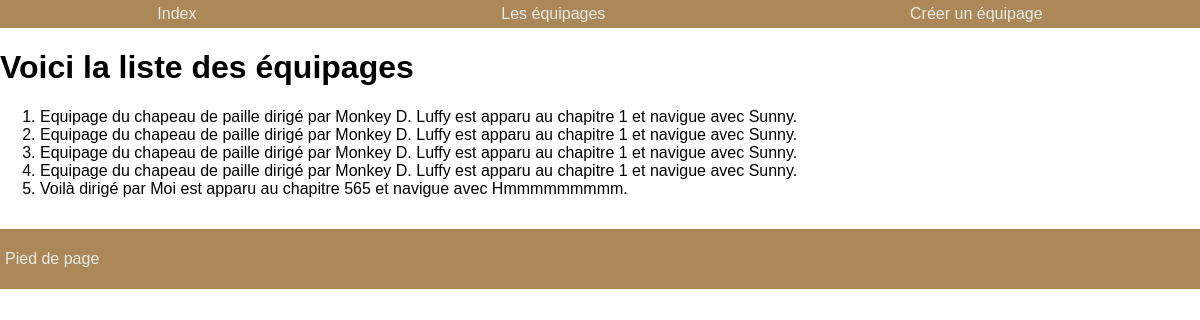
The app's page /onepiece/equipages/, older data.
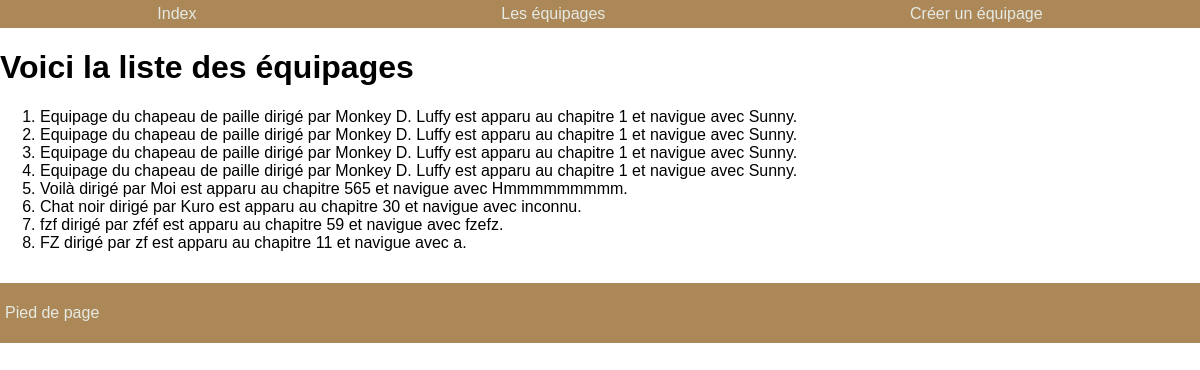
The same page, newer data.
### onepiece/models.py (models this page shows)
class Equipage(models.Model):
    nom=models.CharField(max_length=100)
    nombateau=models.CharField(max_length=100)
    capitaine=models.CharField(max_length=100)
    premiereapparition=models.IntegerField(blank=True)
    def __str__(self):
        if self.premiereapparition is not None:
            chaine = f"{self.nom} dirigé par {self.capitaine} est apparu au chapitre {self.premiereapparition} et navigue avec {self.nombateau}."
        else:
            chaine = f"{self.nom} dirigé par {self.capitaine} et navigue avec {self.nombateau}."
        return chaine

### onepiece/views.py (the view)
# urls.py: path('equipages/', views.voirequipages),
def voirequipages(request):
    liste = list(models.Equipage.objects.all())
    return render(request,"onepiece/listeequipages.html", {"liste" : liste})

### onepiece/templates/onepiece/listeequipages.html
{% extends "onepiece/main.html" %}
{% block title %} Les équipages {% endblock %} {% block content %}
<h1>Voici la liste des équipages</h1>
<ol>
    {% for equipage in liste %}
        <li>{{equipage}}</li>
    {% endfor %}
</ol>
{% endblock %}

### onepiece/templates/onepiece/main.html (shortened to what this page needs)
<!DOCTYPE html>
<html lang="fr">
  <head>
    {% load static %}
    <link rel="stylesheet" href="{%static 'onepiece/style.css' %}" />
  </head>
  <body>
    <aside id="sidebar">
      {% block sidebar %}
      <nav>
        <a href="/onepiece/">Index</a
        ><a href="/onepiece/equipages">Les équipages</a>
        <a href="/onepiece/ajoutequipage">Créer un équipage</a>
      </nav>
      {% endblock %}
    </aside>
    <div id="content">
      {% block content %}{% endblock %}
    </div>
  </body>
  <footer id="footer">
      {% block footer %}
      <p>Pied de page</p>
      {% endblock %}
  </footer>
</html>

### onepiece/static/onepiece/style.css (style rules this page uses)
* { box-sizing: border-box; font-family: Arial, Helvetica, sans-serif; }
html, body { height: 100%; }
body { padding: 0px; margin: 0px; display: flex; flex-direction: column; }
nav { background-color: #AC8858; padding: 5px; display: flex; justify-content: space-around; align-items: center; }
a { color: #E5EAE4; text-decoration: wavy; text-align: center; }
footer#footer { background-color: #AC8858; text-align: center; padding: 5px; margin-top: 15px; display: flex; justify-content: space-between; align-items: center; color: #E5EAE4; }

Row changes from the older to the newer data that the page shows:
added Equipage: premiereapparition+nom+capitaine "Chat noir dirigé par Kuro est apparu au chapitre 30 et navigue avec inconnu."
added Equipage: premiereapparition+nom+capitaine "fzf dirigé par zféf est apparu au chapitre 59 et navigue avec fzefz."
added Equipage: premiereapparition+nom+capitaine "FZ dirigé par zf est apparu au chapitre 11 et navigue avec a."
